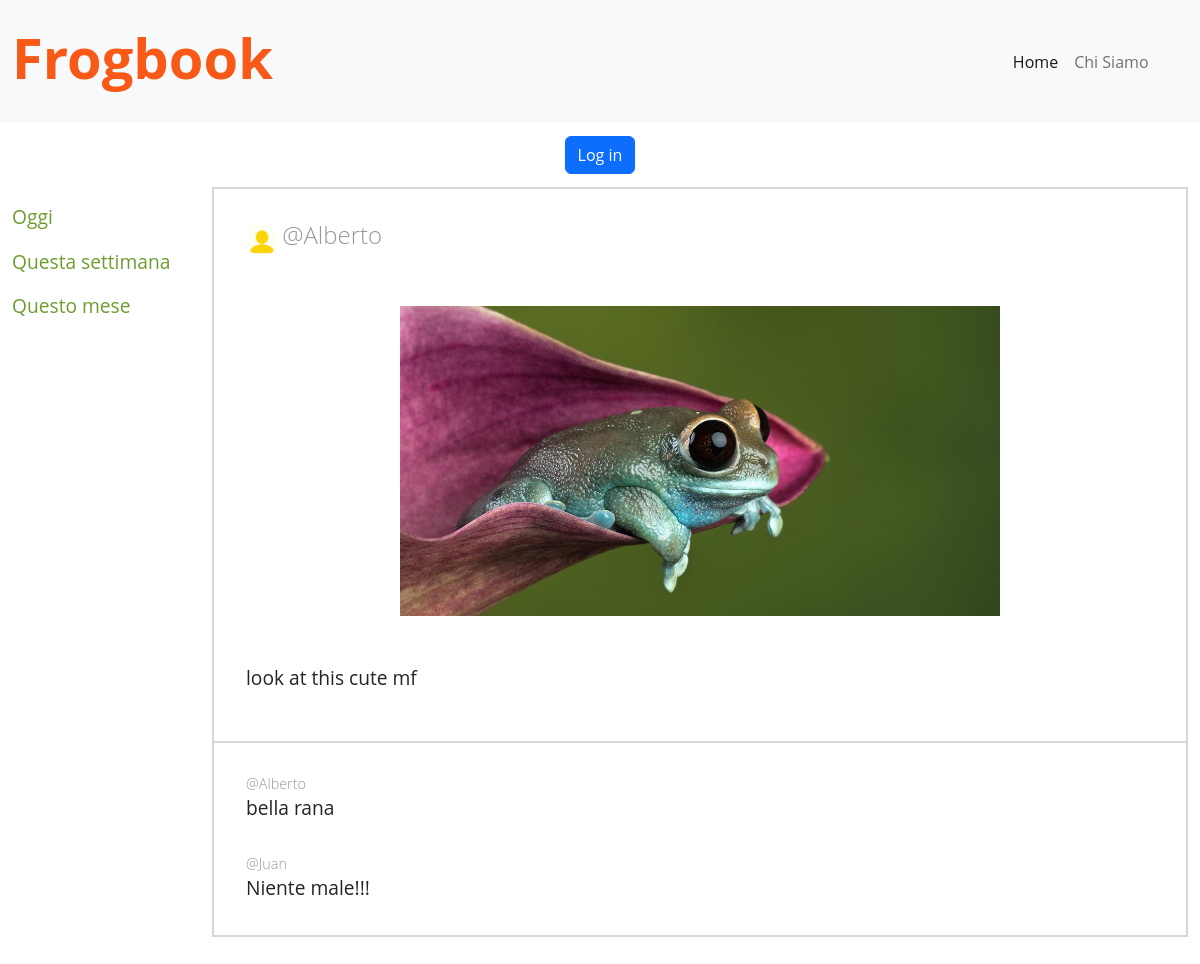
Page /posts/3 on the committed database.
### tables this page shows
CREATE TABLE "users" (
	"id"	INTEGER NOT NULL UNIQUE,
	"username"	TEXT NOT NULL UNIQUE,
	"password"	TEXT NOT NULL,
	"profilepic"	TEXT NOT NULL,
	PRIMARY KEY("id" AUTOINCREMENT)
);

CREATE TABLE "posts" (
	"id"	INTEGER UNIQUE,
	"text"	TEXT NOT NULL,
	"postpic"	TEXT,
	"userid"	INTEGER NOT NULL,
	PRIMARY KEY("id" AUTOINCREMENT)
);

CREATE TABLE "comments" (
	"id"	INTEGER UNIQUE,
	"text"	TEXT NOT NULL,
	"postid"	INTEGER NOT NULL,
	"userid"	INTEGER NOT NULL,
	FOREIGN KEY("userid") REFERENCES "users"("id"),
	PRIMARY KEY("id" AUTOINCREMENT)
);

### app.py (the view)
@app.route('/posts/<int:id>', methods=['GET', 'POST'])
def single_post(id):
    if request.method == 'POST':
        comment = request.form.to_dict()
        userid = posts_dao.get_userid(session['username'])
        comment['userid'] = userid['id']
        comment['postid'] = id
        success = posts_dao.add_comment(comment)
        if success:
            flash('Commento aggiunto correttamente', 'success')
        else:
            flash('Errore nella creazione del commento: riprova!', 'danger')
        return redirect(url_for('single_post', id=id))
    else:
        post = posts_dao.get_post(id)
        posts = posts_dao.get_posts()
        comments = posts_dao.get_comments(id)
        return render_template('post.html', post=post, comments=comments, posts = posts)

### app.py (called while the page is built)
@app.before_request
def make_session_permanent():
    session.permanent = True
    app.permanent_session_lifetime = timedelta(minutes=2)

### posts_dao.py (called while the page is built)
def get_posts():
    conn = sqlite3.connect('frogbook.db')
    conn.row_factory = sqlite3.Row
    cursor = conn.cursor()
    sql = 'SELECT posts.id, text, postpic, username, profilepic FROM posts,users WHERE posts.userid = users.id'
    cursor.execute(sql)
    posts = cursor.fetchall()
    cursor.close()
    conn.close()
    return posts

def get_post(id):
    conn = sqlite3.connect('frogbook.db')
    conn.row_factory = sqlite3.Row
    cursor = conn.cursor()
    sql = 'SELECT posts.id, text, postpic, username, profilepic FROM posts,users WHERE posts.id = ? AND posts.userid = users.id'
    cursor.execute(sql, (id,))
    post = cursor.fetchone()
    cursor.close()
    conn.close()
    return post

def get_comments(id):
    conn = sqlite3.connect('frogbook.db')
    conn.row_factory = sqlite3.Row
    cursor = conn.cursor()
    sql = 'SELECT text, username FROM comments,users WHERE comments.postid = ? AND comments.userid = users.id'
    cursor.execute(sql, (id,))
    comments = cursor.fetchall()
    cursor.close()
    conn.close()
    return comments

### templates/post.html (shortened to what this page needs)
{% extends "base.html" %}
{% block css %}
<link rel="stylesheet" href="{{ url_for('static', filename='css/post.css') }}">
<link rel="stylesheet" href="{{ url_for('static', filename='css/comments.css') }}">
{% endblock %}
{% block home_active %}active{% endblock %}
{% block content %}
        <div class="contentContainer">
            <div class="userInfo">
                <img src="{{ url_for('static', filename=post.profilepic) }}" alt="profile picture" class="profilePicture">
                <h4 class="username">@{{ post.username }}</h4>
            </div>
            <img src="{{ url_for('static', filename=post.postpic) }}" alt="frog" class="userimg">
            <div class="userpost">
                <p>{{ post.text }}</p>
            </div>
            <div class="commentsarea">
                {% if comments %}
                    {% for comment in comments %}
                        <h4 class="usercomment">@{{ comment.username }}</h4>
                        <p class="comment">{{ comment.text }}</p>
                    {% endfor %}
                {% endif %}
            </div>
        </div>
{% endblock %}

### static/css/style.css (style rules this page uses)
body { font-family: 'Open Sans', sans-serif; background-color: white; }
.username { color: rgb(152, 152, 152); }
.userimg { object-fit: cover; width: 300px; height: 300px; margin: auto; margin-top: 2em; margin-bottom: 2em; }
.profilePicture { display: inline-block; max-width: 2rem; max-height: 2rem; width: auto; height: auto; border-radius: 50%; }
.username { display: inline-block; }
.contentContainer { max-width: 300px; display: block; margin: auto; border-radius: 20%; }
h4 { font-weight: 300; color: rgb(66, 66, 66); }
@media (min-width: 991.99px) and (max-width: 1200px) { .contentContainer { all: unset; display: flex; flex-direction: row; } }
@media (min-width: 991.99px) and (max-width: 1200px) { .userpost { margin-top: 2em; } }
@media (min-width: 991.99px) and (max-width: 1200px) { .userimg { all: unset; object-fit: cover; width: 350px; height: 350px; margin: 2em; } }
@media (min-width: 991.99px) and (max-width: 1200px) { p { font-size: 120%; } }

### static/css/post.css (style rules this page uses)
.contentContainer { display: flex; flex-direction: column; justify-content: center; border: 2px solid rgb(215, 215, 215); margin-bottom: 2rem; }
.userimg { all: unset; width: 50vw; height: auto; margin: auto; margin-top: 1em; margin-bottom: 1em; }
.userInfo, .userpost { margin: 2rem; }
.userInfo { margin-top: 2em; }

### static/css/comments.css (style rules this page uses)
.usercomment { font-size: 0.9rem; color: rgb(152, 152, 152); }
.commentsarea { border-top: 2px solid rgb(215, 215, 215); }
.usercomment { margin: 2rem; margin-bottom: 0.1rem; }
.comment { margin: 2rem; margin-top: 0.1rem; }

### rows in the picture
users: profilepic (placeholder picture), username "Alberto"
posts: postpic (picture), text "look at this cute mf"
comments: username "Alberto", text "bella rana"
comments: username "Juan", text "Niente male!!!"
